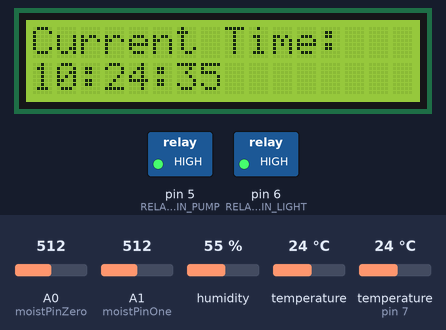
Simulated run of this sketch. Board: Arduino Uno, built with avr-gcc and run on an emulated ATmega328P. On the bench: 16×2 character LCD, switched loads named in the sketch (green lamp = pin HIGH). The test bench sets the inputs (shaded band); at power-on: A0 (moistPinZero) = 512, humidity 55 %, temperature 24 °C, A1 (moistPinOne) = 512, temperature (sensor on pin 7) 24 °C. The local clock reads 2024-03-15 10:24:30 at power-on unless the sketch sets it; what the sketch prints to the serial monitor is not drawn.

Above: at 7.7 s.
7.8 s: A0 (moistPinZero) set to 623
At 11.7 s:
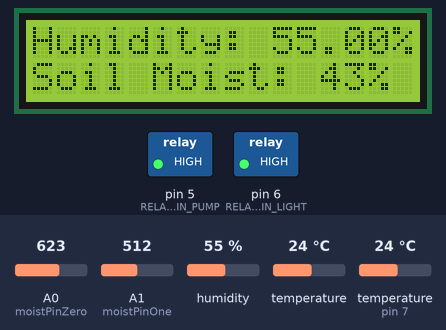
20.9 s: A0 (moistPinZero) set to 655
At 21.7 s:
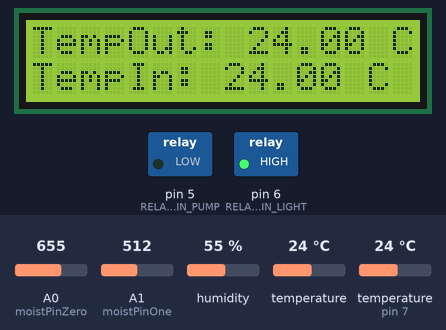
33.1 s: humidity set to 22 %
At 44.3 s:
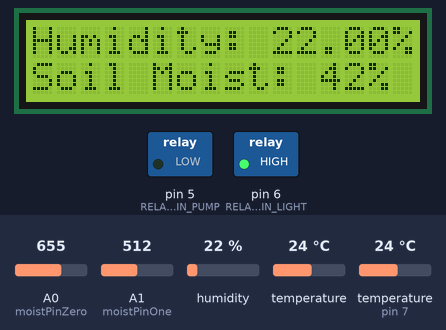
45.4 s: temperature (sensor 0) set to 12 °C
At 53.2 s:
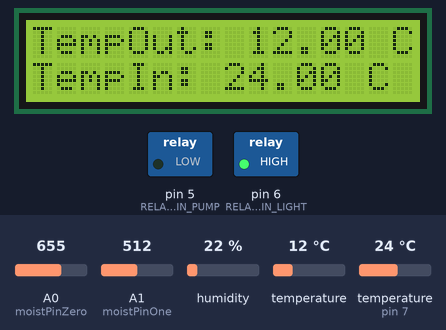
57.6 s: A1 (moistPinOne) set to 716
At 60.6 s:
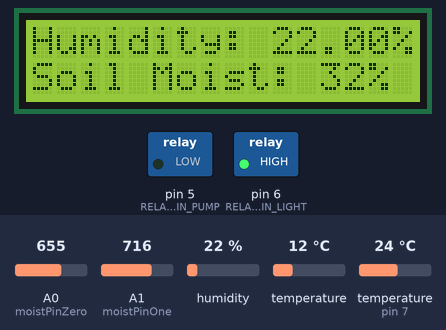
65.8 s: temperature (sensor on pin 7) set to 12 °C
At 69.5 s:
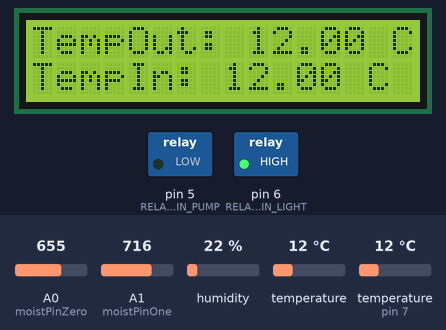
Timing chart, 0 to 71.0 s (numbered marks = the images above; inputs shaded):
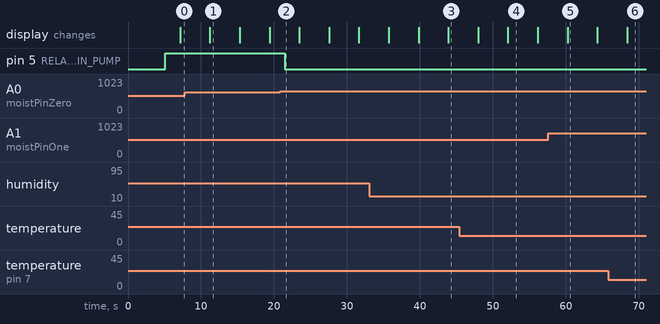

Measured:
- the behaviour switches between 639 and 640 on A0 (moistPinZero) (found by bisection; images 1 and 2)
- after the input at 20.9 s, pin 5 (RELAY_PIN_PUMP): HIGH → LOW after 0.55 s
- what the display in image 1 shows lasts 4.1 s, from 11.2 s to 15.3 s

The sketch:

Main.ino
```cpp
#include <DS3231.h>
#include <Wire.h>
#include <LiquidCrystal_I2C.h>
#include <dht.h>

//Digital pin numbers
#define DHT11_PIN 7
#define RELAY_PIN_LIGHT 6
#define RELAY_PIN_PUMP 5

// Init the DS3231 using the hardware interface
DS3231  rtc(SDA, SCL);

//Analog pin out
int moistPinZero = A0;
int moistPinOne = A1;

//Declare DHT senor and humid and temp values
dht DHT;
float humid;
float temp;

//Relay States
int relayStateLight = LOW;
int relatStatePump = LOW;
//Minimum value the soil moisture must be
const int lowMoist = 43;

// Init a Time-data structure
Time  t;

//timer times and state
const int OnHour = 12;
const int OnMin = 45;
const int OffHour = 20;
const int OffMin = 00;
boolean lcdTimeRemain = true;


//I2C pins declaration
LiquidCrystal_I2C lcd(0x3F, 2, 1, 0, 4, 5, 6, 7, 3, POSITIVE);

//LCD refresh
long previousLCDMillis = 0;    // for LCD screen update
long lcdInterval = 4000;
// screen to show
int screen = 0;
int screenMax = 3;
bool screenChanged = true;   // initially we have a new screen,  by definition
// defines of the screens to show
#define TEMP 0
#define CLOCK       1
#define DATA              2
#define TIMER                     3


//Analog read of the soil moisture
int moistValueZero = 0;
int moistValueOne = 0;
int soilPercentZero = 0;
int soilPercentOne = 0;
int finalPercent = 0;

void setup() {

  lcd.begin(16,2);//Defining 16 columns and 2 rows of lcd display
  lcd.backlight();//To Power ON the back light

  //opening up the pinmodes
  pinMode(RELAY_PIN_PUMP, OUTPUT);
  pinMode(RELAY_PIN_LIGHT, OUTPUT);

  digitalWrite(RELAY_PIN_LIGHT, HIGH);
   // Initialize the rtc object
  rtc.begin();
  //Opening serial port
  Serial.begin(9600);

  //Welcome screen
  lcdWelcome();
}

void loop() {

  //Reading in the analog soil values
  moistValueZero = analogRead(moistPinZero);
  moistValueOne = analogRead(moistPinOne);

  //converting the anaglod data to percent
  soilPercentZero = convertToPercent(moistValueZero);
  soilPercentOne = convertToPercent(moistValueOne);

  // Average of two percent values
  finalPercent = (soilPercentZero + soilPercentOne) / 2;

  //Calling DHT values
  dhtTemp();

  //Callingchecking if relay needs to be called
  callPump();

  //Checking if lighting is needed
  callTime();

  //Printing data to serial port
  printValuesToSerial();
  //Printing data to LCD

  //millis function
  unsigned long currentLCDMillis = millis();

  //lcd display switch
  if(currentLCDMillis - previousLCDMillis > lcdInterval){
    previousLCDMillis = currentLCDMillis;
    screen++;
    if (screen > screenMax) screen = 0;  // all screens done? => start over
    screenChanged = true;
  }

  // debug Serial.println(screen);

  // DISPLAY CURRENT SCREEN

  //-- only update the screen if the screen is changed.
  if (screenChanged) {
    screenChanged = false; // reset for next iteration
    switch(screen) {
    case TEMP:
      lcdTemp();
      break;
    case DATA:
      lcdData();
      break;
    case CLOCK:
      lcdClock();
      break;
    case TIMER:
      lcdTimer();
      break;
    default:
      showError();
      break;
    }
  }


}

int convertToPercent(int value){
  //conversion
  int percentValue = 0;
  percentValue = map(value, 1015, 0, 0, 100);
  return percentValue;
}

void callTime(){
  // Get data from the DS3231
  t = rtc.getTime();

  //Setting timer every onHour to offHour,
  if(t.hour == OnHour && t.min == OnMin){
    digitalWrite(RELAY_PIN_LIGHT, HIGH);
    lcdTimeRemain = true;
    }

   else if(t.hour == OffHour && t.min == OffMin){
     digitalWrite(RELAY_PIN_LIGHT, LOW);
     lcdTimeRemain = false;
     }

}
void callPump(){
  //if the moisture level is belore the lotMoist, the pump relay will turn on
  if(finalPercent > lowMoist){
    digitalWrite(RELAY_PIN_PUMP, HIGH);
  }
  //Turn of the relay
  else if(finalPercent < lowMoist){
    digitalWrite(RELAY_PIN_PUMP, LOW);
  }

}

void dhtTemp(){
  //using dht lib to get temp and humid data
  int chk = DHT.read11(DHT11_PIN);
  humid = DHT.humidity;
  temp = DHT.temperature;
}

void printValuesToSerial(){

  Serial.print(finalPercent);
  Serial.print(" , ");
  Serial.println(humid);
  delay(2000);
}

void lcdClock(){
  lcd.clear();
  lcd.setCursor(0,0);
  lcd.print("Current Time:");
  lcd.setCursor(0,1);
  lcd.print(t.hour);
  lcd.print(":");
  lcd.print(t.min);
  lcd.print(":");
  lcd.print(t.sec);
}

void lcdTimer(){
  //Timer print values depending if it is on off or on hour
    if(lcdTimeRemain == true){
      lcd.clear();
      int ValueOn = 0;
      ValueOn = t.hour - OffHour;
      lcd.setCursor(0,0);
      lcd.print("Light off in:");
      lcd.setCursor(0,1);
      lcd.print(ValueOn);
      lcd.print(" hour(s)");
    }

    //Off Timer
    if(lcdTimeRemain == false){
      lcd.clear();
      int ValueOff = 0;
      ValueOff = t.hour - OnHour;
      lcd.setCursor(0,0);
       lcd.print("Light on in:");
      lcd.setCursor(0,1);
      lcd.print(ValueOff);
      lcd.print(" hour(s)");
    }
}

void lcdTemp(){
  lcd.clear();
  // Send outside temperature
  lcd.setCursor(0,0);
  lcd.print("TempOut: ");
  lcd.print(rtc.getTemp());
  lcd.println(" C");
  // Send inside temperature
  lcd.setCursor(0,1);
  lcd.print("TempIn: ");
  lcd.print(temp);
  lcd.println(" C ");
}

void lcdData(){
  //humid and moisture vales
  lcd.clear();
  lcd.setCursor(0,0);
  lcd.print("Humidity: ");
  lcd.print(humid);
  lcd.print("%");
  lcd.setCursor(0,1);
  lcd.print("Soil Moist: ");
  lcd.print(finalPercent);
  lcd.print("%");

}
void lcdWelcome(){
  lcd.clear();
  lcd.setCursor(0,0);
  lcd.print("Sensors are");
  lcd.setCursor(0,1);
  lcd.print("Initializing");
  delay(5000);

}
void showError(){
  lcd.clear();
  lcd.setCursor(0,0);
  lcd.print("ERROR");
  lcd.setCursor(0,1);
  lcd.print("CHECK SYSTEM");
}
```
